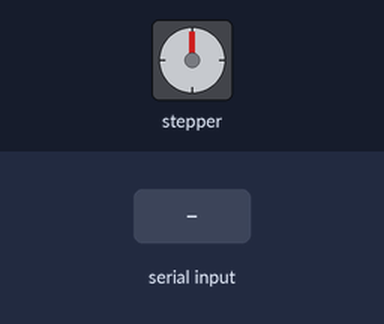
Bench run of a sketch on a simulated Arduino Uno, built with avr-gcc and run on an emulated ATmega328P. Shown: stepper motor. Inputs (shaded band) come from the test bench. Stepper angles assume 2048 steps per turn; what the sketch prints to the serial monitor is not drawn.

Above: at 1.2 s.
1.3 s: "<R,150>" received over Serial
At 6.9 s:
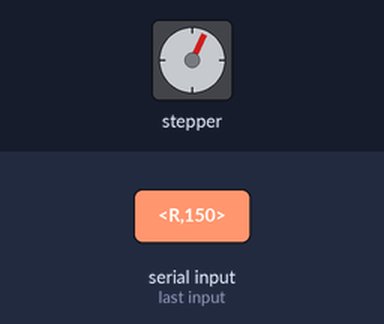
7.3 s: "<E,1>" received over Serial
At 9.35 s:
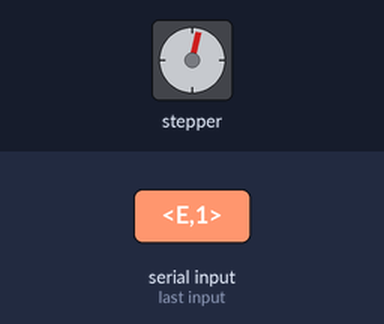
Timing chart, 0 to 12.8 s (numbered marks = the images above; inputs shaded):
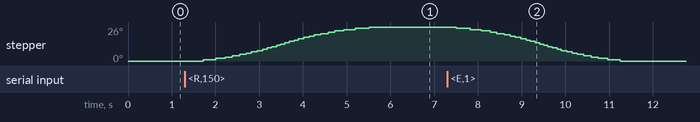

Measured:
- after the input at 1.3 s, stepper: turns 26° clockwise in 3.8 s, starting after 0.42 s
- after the input at 7.3 s, stepper: turns 26° counter-clockwise in 3.7 s, starting after 0.21 s

The sketch:

AstroPointerArduino.ino
```cpp
// code based on https://forum.arduino.cc/t/serial-input-basics-updated/382007/3


const byte numChars = 32;
char receivedChars[numChars];
char tempChars[numChars];        // temporary array for use when parsing

      // variables to hold the parsed data
char messageFromPC[numChars] = {0};
float alt = 0.0;
float az = 0.0;
boolean running = true;
boolean newData = false;

// Include the AccelStepper library:
#include <AccelStepper.h>

// Define the AccelStepper interface type:
#define MotorInterfaceType 4

// Create a new instance of the AccelStepper class:
AccelStepper stepper = AccelStepper(MotorInterfaceType, 4, 5, 6, 7);
AccelStepper stepper2 = AccelStepper(MotorInterfaceType, 8, 9, 10, 11);

//============

void setup() {
    Serial.begin(9600);
    Serial.println("Expects 3 pieces of data - letter, alt, az");
    Serial.println("Enter data in this style <R, 12, 24.7>  ");
    // two versions
    // <R, 12, 24.7> will run the motors
    // <E> will unwind + stop
    // Set the maximum steps per second:
    stepper.setCurrentPosition(0);
    stepper.setMaxSpeed(200);

    // Set the maximum acceleration in steps per second^2:
    stepper.setAcceleration(25);

    // 2
    stepper2.setCurrentPosition(0);
    stepper2.setMaxSpeed(200);

    // Set the maximum acceleration in steps per second^2:
    stepper2.setAcceleration(25);
}

//============

void loop() {
    if (running) {
      recvWithStartEndMarkers();
      if (newData == true) {
          strcpy(tempChars, receivedChars);
              // this temporary copy is necessary to protect the original data
              //   because strtok() used in parseData() replaces the commas with \0
          parseData();
          showParsedData();
          newData = false;
      }
    } else {
      Serial.print("FINISH!");
    }
}

//============

void recvWithStartEndMarkers() {
    static boolean recvInProgress = false;
    static byte ndx = 0;
    char startMarker = '<';
    char endMarker = '>';
    char rc;

    while (Serial.available() > 0 && newData == false) {
        rc = Serial.read();

        if (recvInProgress == true) {
            if (rc != endMarker) {
                receivedChars[ndx] = rc;
                ndx++;
                if (ndx >= numChars) {
                    ndx = numChars - 1;
                }
            }
            else {
                receivedChars[ndx] = '\0'; // terminate the string
                recvInProgress = false;
                ndx = 0;
                newData = true;
            }
        }

        else if (rc == startMarker) {
            recvInProgress = true;
        }
    }
}

//============

void parseData() {      // split the data into its parts

    char * strtokIndx; // this is used by strtok() as an index

    strtokIndx = strtok(tempChars,",");      // get the first part - the string
    strcpy(messageFromPC, strtokIndx); // copy it to messageFromPC

    if (strcmp(messageFromPC, "E") == 0) {
      unwindMotors();
    } else if (strcmp(messageFromPC, "R") == 0){
      strtokIndx = strtok(NULL, ","); // this continues where the previous call left off
      alt = atoi(strtokIndx);     // convert this part to an integer

      strtokIndx = strtok(NULL, ",");
      az = atof(strtokIndx);     // convert this part to a float
      runMotors(alt, az);
    }


}

//============
void runMotors(int altitude, int azimuth) {
  //Serial.print("RNNNNNNNN");
  //Serial.println(altitude);
  //Serial.println(azimuth);
  if (stepper.distanceToGo() == 0)
        stepper.moveTo(altitude);
  if (stepper2.distanceToGo() == 0)
        stepper2.moveTo(azimuth);
  while (stepper.distanceToGo() != 0 || stepper2.distanceToGo() != 0) {
      stepper.run();
      stepper2.run();
  }
  //Serial.println(stepper.distanceToGo());
  //Serial.println(stepper2.distanceToGo());
  stepper.run();
  stepper2.run();

}

void unwindMotors() {
  // moveTo 0
  stepper.moveTo(0);
  // Run to position with set speed and acceleration:
  stepper.runToPosition();
  delay(1000);

  stepper2.moveTo(0);
  // Run to position with set speed and acceleration:
  stepper2.runToPosition();

  //Serial.print("OVR");
  running = false;
}
void showParsedData() {
    /*Serial.print("Message ");
    Serial.println(messageFromPC);
    Serial.print("Alt ");
    Serial.println(alt);
    Serial.print("Az ");
    Serial.println(az);*/
}
```
